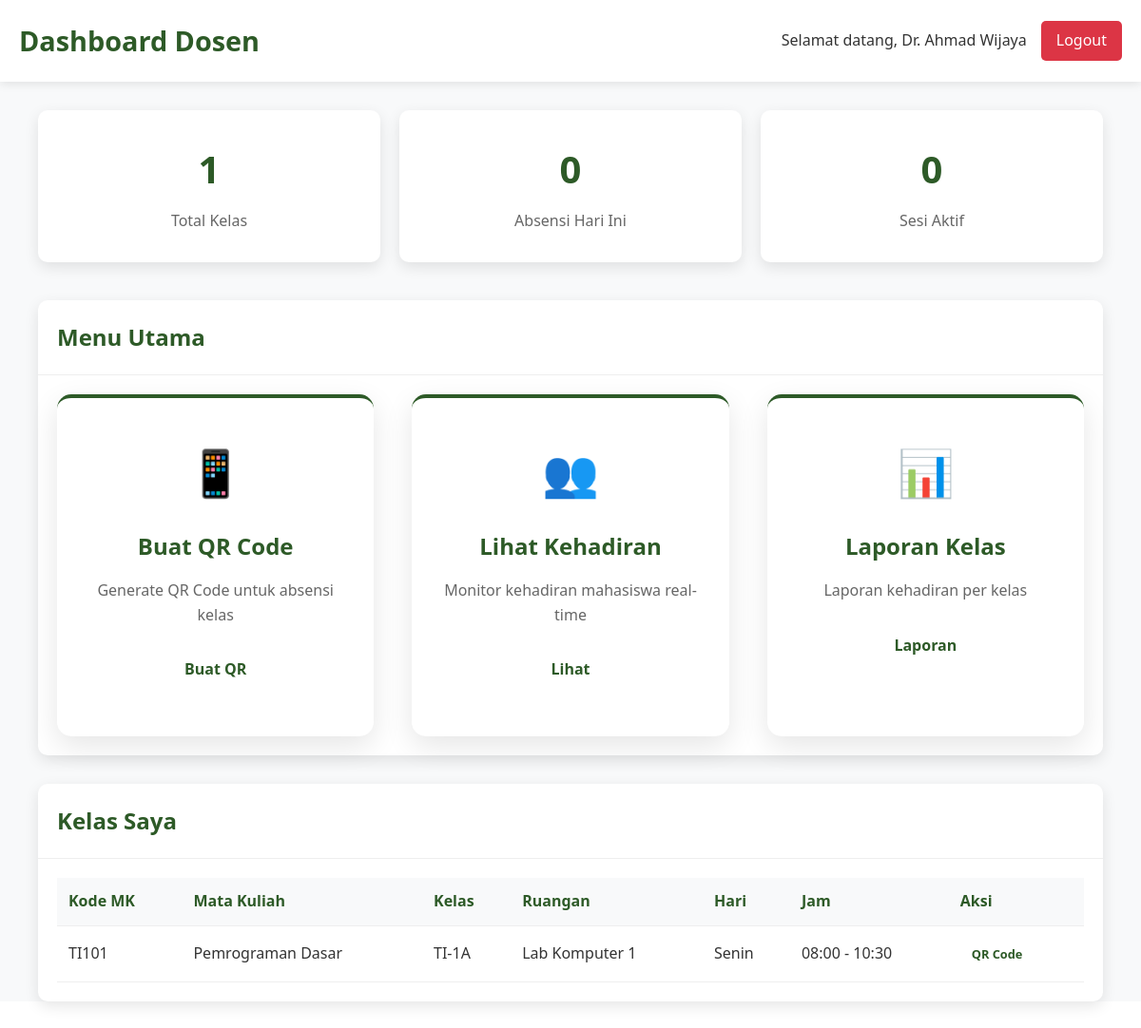
/dashboard/dosen/index.php (signed in), run on the app's committed database.
### tables this page shows
CREATE TABLE kelas (
    id INT PRIMARY KEY AUTO_INCREMENT,
    nama_kelas VARCHAR(50) NOT NULL,
    mata_kuliah_id INT,
    dosen_id INT,
    ruangan VARCHAR(50),
    hari ENUM('Senin', 'Selasa', 'Rabu', 'Kamis', 'Jumat', 'Sabtu') NOT NULL,
    jam_mulai TIME NOT NULL,
    jam_selesai TIME NOT NULL,
    created_at TIMESTAMP DEFAULT CURRENT_TIMESTAMP,
    FOREIGN KEY (mata_kuliah_id) REFERENCES mata_kuliah(id) ON DELETE CASCADE,
    FOREIGN KEY (dosen_id) REFERENCES users(id) ON DELETE SET NULL
);

CREATE TABLE mata_kuliah (
    id INT PRIMARY KEY AUTO_INCREMENT,
    kode_mk VARCHAR(10) UNIQUE NOT NULL,
    nama_mk VARCHAR(100) NOT NULL,
    sks INT NOT NULL,
    semester INT NOT NULL,
    dosen_id INT,
    created_at TIMESTAMP DEFAULT CURRENT_TIMESTAMP,
    FOREIGN KEY (dosen_id) REFERENCES users(id) ON DELETE SET NULL
);

### config/session.php (called while the page is built, shortened)
<?php
function isLoggedIn() {
    return isset($_SESSION['user_id']);
}
function getCurrentUser() {
    if (isLoggedIn()) {
        return [
            'id' => $_SESSION['user_id'],
            'username' => $_SESSION['username'],
            'full_name' => $_SESSION['full_name'],
            'role' => $_SESSION['role'],
            'nim_nip' => $_SESSION['nim_nip']
        ];
    }
    return null;
}
?>

### dashboard/dosen/index.php (the view, shortened to what this page needs)
<?php
require_once '../../config/session.php';
$database = new Database();
$db = $database->getConnection();
$current_user = getCurrentUser();
$query = "SELECT k.*, mk.nama_mk, mk.kode_mk
          FROM kelas k
          JOIN mata_kuliah mk ON k.mata_kuliah_id = mk.id
          WHERE k.dosen_id = ?";
$stmt = $db->prepare($query);
$stmt->execute([$current_user['id']]);
$classes = $stmt->fetchAll(PDO::FETCH_ASSOC);
$stats = [];
$stats['total_classes'] = count($classes);
$query = "SELECT COUNT(*) as total
          FROM attendance a
          JOIN qr_sessions qs ON a.qr_session_id = qs.id
          WHERE qs.dosen_id = ? AND DATE(qs.tanggal) = CURDATE()";
$stmt = $db->prepare($query);
$stmt->execute([$current_user['id']]);
$stats['today_attendance'] = $stmt->fetch(PDO::FETCH_ASSOC)['total'];
$query = "SELECT COUNT(*) as total
          FROM qr_sessions
          WHERE dosen_id = ? AND status = 'active' AND expires_at > NOW()";
$stmt = $db->prepare($query);
$stmt->execute([$current_user['id']]);
$stats['active_sessions'] = $stmt->fetch(PDO::FETCH_ASSOC)['total'];
?>
<!DOCTYPE html>
<html lang="id">
<head>
    <link rel="stylesheet" href="../../assets/css/style.css">
</head>
<body>
    <div class="dashboard">
        <div class="dashboard-header">
            <div class="container">
                <div class="dashboard-nav">
                    <h1 class="dashboard-title">Dashboard Dosen</h1>
                    <div class="user-info">
                        <span>Selamat datang, <?php echo $current_user['full_name']; ?></span>
                        <a href="../../logout.php" class="logout-btn">Logout</a>
                    </div>
                </div>
            </div>
        </div>
        <div class="dashboard-content">
            <div class="container">
                <div class="stats-grid">
                    <div class="stat-card">
                        <div class="stat-number"><?php echo $stats['total_classes']; ?></div>
                        <div class="stat-label">Total Kelas</div>
                    </div>
                    <div class="stat-card">
                        <div class="stat-number"><?php echo $stats['today_attendance']; ?></div>
                        <div class="stat-label">Absensi Hari Ini</div>
                    </div>
                    <div class="stat-card">
                        <div class="stat-number"><?php echo $stats['active_sessions']; ?></div>
                        <div class="stat-label">Sesi Aktif</div>
                    </div>
                </div>
                <div class="card">
                    <div class="card-header">
                        <h3 class="card-title">Menu Utama</h3>
                    </div>
                    <div class="card-body">
                        <div class="features-grid">
                            <div class="feature-card">
                                <div class="feature-icon">📱</div>
                                <h3>Buat QR Code</h3>
                                <p>Generate QR Code untuk absensi kelas</p>
                                <a href="generate-qr.php" class="btn btn-primary" style="margin-top: 15px;">Buat QR</a>
                            </div>
                            <div class="feature-card">
                                <div class="feature-icon">👥</div>
                                <h3>Lihat Kehadiran</h3>
                                <p>Monitor kehadiran mahasiswa real-time</p>
                                <a href="attendance.php" class="btn btn-primary" style="margin-top: 15px;">Lihat</a>
                            </div>
                            <div class="feature-card">
                                <div class="feature-icon">📊</div>
                                <h3>Laporan Kelas</h3>
                                <p>Laporan kehadiran per kelas</p>
                                <a href="reports.php" class="btn btn-primary" style="margin-top: 15px;">Laporan</a>
                            </div>
                        </div>
                    </div>
                </div>
                <div class="card">
                    <div class="card-header">
                        <h3 class="card-title">Kelas Saya</h3>
                    </div>
                    <div class="card-body">
                        <?php if (count($classes) > 0): ?>
                            <table class="table">
                                <thead>
                                    <tr>
                                        <th>Kode MK</th>
                                        <th>Mata Kuliah</th>
                                        <th>Kelas</th>
                                        <th>Ruangan</th>
                                        <th>Hari</th>
                                        <th>Jam</th>
                                        <th>Aksi</th>
                                    </tr>
                                </thead>
                                <tbody>
                                    <?php foreach ($classes as $class): ?>
                                        <tr>
                                            <td><?php echo $class['kode_mk']; ?></td>
                                            <td><?php echo $class['nama_mk']; ?></td>
                                            <td><?php echo $class['nama_kelas']; ?></td>
                                            <td><?php echo $class['ruangan']; ?></td>
                                            <td><?php echo $class['hari']; ?></td>
                                            <td><?php echo date('H:i', strtotime($class['jam_mulai'])) . ' - ' . date('H:i', strtotime($class['jam_selesai'])); ?></td>
                                            <td>
                                                <a href="generate-qr.php?class_id=<?php echo $class['id']; ?>" class="btn btn-primary" style="padding: 5px 10px; font-size: 0.8rem;">QR Code</a>
                                            </td>
                                        </tr>
                                    <?php endforeach; ?>
                                </tbody>
                            </table>
                        <?php else: ?>
                            <p>Anda belum memiliki kelas yang diampu.</p>
                        <?php endif; ?>
                    </div>
                </div>
            </div>
        </div>
    </div>
</body>
</html>

### assets/css/style.css (style rules this page uses)
* { margin: 0; padding: 0; box-sizing: border-box; }
body { font-family: "Segoe UI", Tahoma, Geneva, Verdana, sans-serif; line-height: 1.6; color: #333; }
.container { max-width: 1200px; margin: 0 auto; padding: 0 20px; }
.btn { display: inline-block; padding: 15px 30px; text-decoration: none; border-radius: 30px; font-weight: bold; transition: all 0.3s ease; border: 2px solid transparent; }
.btn-primary { background: white; color: #2d5a27; }
.features-grid { display: grid; grid-template-columns: repeat(auto-fit, minmax(300px, 1fr)); gap: 40px; }
.feature-card { background: white; padding: 40px 30px; border-radius: 15px; text-align: center; box-shadow: 0 10px 30px rgba(0, 0, 0, 0.1); transition: all 0.3s ease; border-top: 4px solid #2d5a27; }
.feature-icon { font-size: 3rem; margin-bottom: 20px; }
.feature-card h3 { color: #2d5a27; margin-bottom: 15px; font-size: 1.5rem; }
.feature-card p { color: #666; line-height: 1.6; }
.dashboard { min-height: 100vh; background: #f8f9fa; }
.dashboard-header { background: white; padding: 20px 0; box-shadow: 0 2px 10px rgba(0, 0, 0, 0.1); margin-bottom: 30px; }
.dashboard-nav { display: flex; justify-content: space-between; align-items: center; }
.dashboard-title { color: #2d5a27; font-size: 1.8rem; font-weight: bold; }
.user-info { display: flex; align-items: center; gap: 15px; }
.logout-btn { background: #dc3545; color: white; padding: 8px 16px; text-decoration: none; border-radius: 5px; transition: background 0.3s ease; }
.dashboard-content { padding: 0 20px; }
.stats-grid { display: grid; grid-template-columns: repeat(auto-fit, minmax(250px, 1fr)); gap: 20px; margin-bottom: 40px; }
.stat-card { background: white; padding: 30px; border-radius: 10px; box-shadow: 0 5px 15px rgba(0, 0, 0, 0.1); text-align: center; }
.stat-number { font-size: 2.5rem; font-weight: bold; color: #2d5a27; margin-bottom: 10px; }
.stat-label { color: #666; font-size: 1rem; }
.card { background: white; border-radius: 10px; box-shadow: 0 5px 15px rgba(0, 0, 0, 0.1); margin-bottom: 30px; }
.card-header { padding: 20px; border-bottom: 1px solid #eee; }
.card-title { color: #2d5a27; font-size: 1.5rem; font-weight: bold; margin: 0; }
.card-body { padding: 20px; }
.table { width: 100%; border-collapse: collapse; }
.table th, .table td { padding: 12px; text-align: left; border-bottom: 1px solid #eee; }
.table th { background: #f8f9fa; color: #2d5a27; font-weight: bold; }

### data on the page
kelas: mata_kuliah.kode_mk "TI101", mata_kuliah.nama_mk "Pemrograman Dasar", nama_kelas "TI-1A", ruangan "Lab Komputer 1", hari "Senin", jam_mulai "08:00", jam_selesai "10:30"

### other printed values
$current_user['full_name'] "Dr. Ahmad Wijaya"
$stats['total_classes'] "1"
$stats['today_attendance'] "0"
$stats['active_sessions'] "0"
